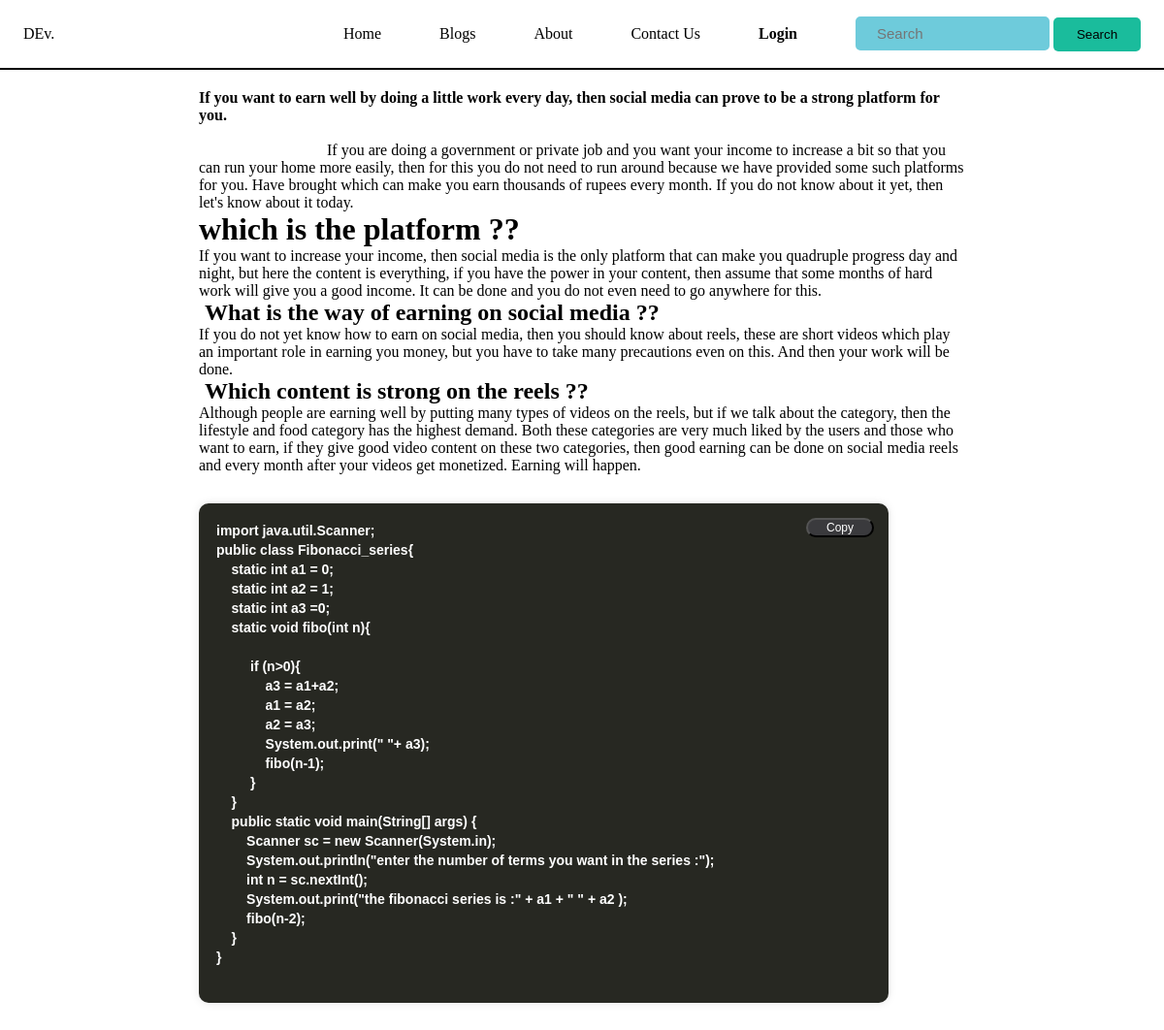
/blog/How_to_earn_Extra_Money_Online, run on the app's committed database.
### Blog/models.py (models this page shows, shortened)
class Post(models.Model):
    sno = models.AutoField(primary_key=True)
    title = models.CharField(max_length=225)
    thumbnail = models.ImageField(upload_to="thumbnails/", max_length=250, null=True, default=None)
    content = models.TextField()
    source_code = models.TextField()
    author = models.CharField(max_length=13)
    slug = models.CharField(max_length=50)
    timeStamp = models.DateTimeField(blank=True)
    '''
    sno
    Comment
    user
    post
    parent
    timestamp
    '''

### Blog/views.py (the view)
# urls.py: path('<str:slug>', views.blogPost, name='blogPost'),
def blogPost(request, slug):
    post = Post.objects.filter(slug=slug).first()
    context = {'post': post}
    return render(request, 'blog/blogPost.html',context)

### templates/blog/blogPost.html (shortened to what this page needs)
{% extends 'base.html' %}
{% block style %}
<link rel="stylesheet" href="/static/css/blog_post.css">
<link rel="stylesheet" href="/static/css/responsive_blog_post.css">
{% endblock style %}
{% block body %}
<div class="blog_post_container my-3">
    {{post.content|safe}}
 <div class="box">
      <div class="uper_box">
      <button type="button" onclick="copyEvent('copy')">Copy</button>
      </div>
      <pre class="mycode" id="copy">{{post.source_code}}
      </pre>
  </div>
</div>
{% endblock body %}

### static/css/navbar.css (style rules this page uses)
* { margin: 0; padding: 0; box-sizing: border-box; }

### static/css/blog_post.css (style rules this page uses)
.blog_post_container { margin: 0 290px; padding: 20px 5px; }
.box { margin: 30px 0; padding: 15px; width: 90%; height: auto; align-items: center; justify-content: center; background: #272822; border-radius: 10px; padding: 10 px 14px; box-shadow: 0 0 10px rgba(0, 0, 0, .1); }
.uper_box { background: #272822; border-radius: 8px; }
.uper_box button { float: right; }
#copy { color: white; }
.box button { cursor: pointer; width: 70px; height: 20px; font-size: 30%; border-radius: 10px; color: #ffffff; background: #3a3a3d; font-size: 12px; }
.mycode { display: block; padding: 3px 3px 2px; font-size: 14px; line-height: 20px; width: 100%; background-color: #272822; font-family: arial; color: #f7f7f7; font-weight: bold; }

### static/css/responsive_blog_post.css (style rules this page uses)
@media screen and (min-width: 820px) and (max-width: 1210px) { .blog_post_container { margin: 0 200px; } }

### data on the page
Post: content "If you want to earn well by doing a little work every day, then social media can prove to be a strong platform for you. If you are doing a government or private job and you want your income to increase a bit so that you can run your home more easily, then for this you do not need to run around because we have provided some such platforms for you. Have brought which can make you earn thousands of rupees every month. If you do not know about it yet, then let's know about it today. which is the platform ?? If you want to increase your income, then social media is the only platform that can make you quadruple progress day and night, but here the content is everything, if you have the power in…", source_code "import java.util.Scanner; public class Fibonacci_series{ static int a1 = 0; static int a2 = 1; static int a3 =0; static void fibo(int n){ if (n>0){ a3 = a1+a2; a1 = a2; a2 = a3; System.out.print(\" \"+ a3); fibo(n-1); } } public static void main(String[] args) { Scanner sc = new Scanner(System.in); System.out.println(\"enter the number of terms you want in the series :\"); int n = sc.nextInt(); System.out.print(\"the fibonacci series is :\" + a1 + \" \" + a2 ); fibo(n-2); } }"
